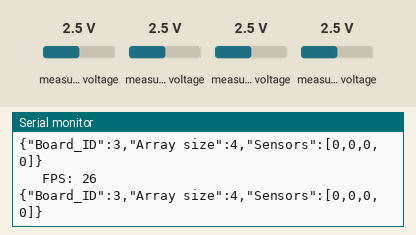
The sketch below on a simulated ESP32. On the bench: the last lines printed to the serial monitor. Inputs (shaded band) come from the test bench; at power-on: measured voltage 2.5 V.

Above: at 1.2 s.
1.3 s: measured voltage (sensor 200) set to 0.1 V
At 2.3 s:
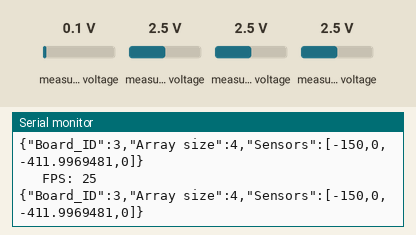
2.8 s: measured voltage (sensor 201) set to 1.2 V
At 3.6 s:
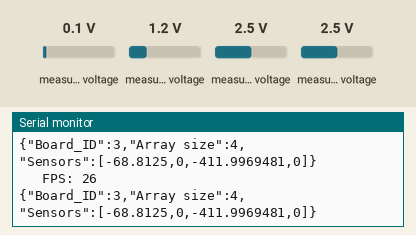
4.3 s: measured voltage (sensor 202) set to 0.1 V
At 4.8 s:
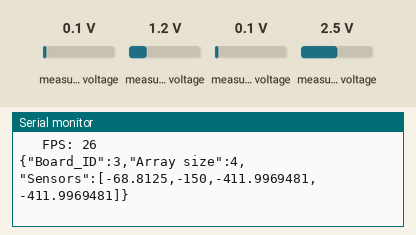
5.8 s: measured voltage (sensor 203) set to 0.1 V
At 6.5 s:
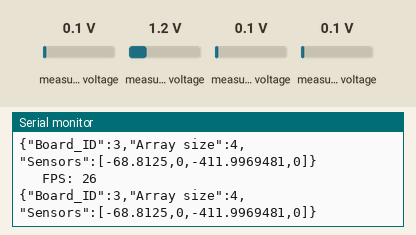
7.3 s: measured voltage (sensor 200) set to 2.5 V
At 7.9 s:
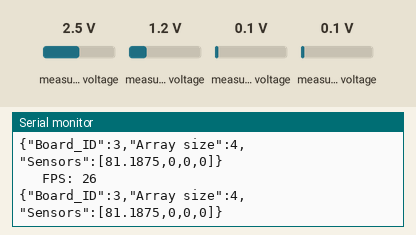
8.8 s: measured voltage (sensor 201) set to 0.1 V
At 9.8 s:
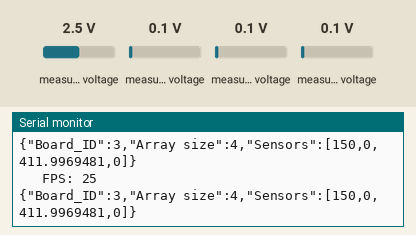
Timing chart, 0 to 11.3 s (numbered marks = the images above; inputs shaded):
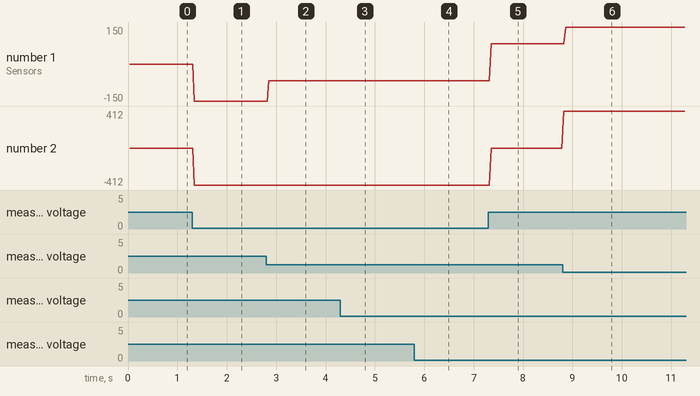

The sketch:

ESP32_PropDaq_double_ADS1115.ino
```cpp
#include <Wire.h>
#include <ADS1X15.h>
#include <arduinoFFT.h>
#include <ArduinoJson.h>

#define BOARD_ID 3

TwoWire I2C_one(0);
TwoWire I2C_two(1);
ADS1015 ADS0(0x48, &I2C_one); // ADS1115 object using TwoWire
ADS1115 ADS1(0x48, &I2C_two); // ADS1115 object using TwoWire

const int numSamples = 200; // Number of samples for FFT
double samplingFrequency = 8.0; // Maximum sampling rate in Hz, usually 868.0
volatile double voltageSamples[numSamples];
volatile double vImag[numSamples];

//arduinoFFT FFT = arduinoFFT();
unsigned long startTime;


void setup() {
  Serial.begin(921600);

  I2C_one.begin(16, 17);
  I2C_one.setClock(400000);
  I2C_two.begin(42, 41);
  I2C_two.setClock(400000);
  startTime = millis();

  // Initialize the ADS1115
  if (!ADS0.begin()) {
    Serial.println("Failed to initialize ADS0.");
    while (1);
  }
  ADS0.setMode(1);
  ADS0.setDataRate(7);
  // Set the gain to the desired range (adjust this based on your voltage range)
  ADS0.setGain(0);

  if (!ADS1.begin()) {
    Serial.println("Failed to initialize ADS1.");
    while (1);
  }
  ADS1.setMode(1);
  ADS1.setDataRate(7);
  // Set the gain to the desired range (adjust this based on your voltage range)
  ADS1.setGain(8);

}

void loop() {
  // Store the voltage reading in an array
  static int sampleIndex = 0;
  int count = 0;

  startTime = millis();
  int16_t adc0 = ADS0.readADC_Differential_0_1();
  int16_t adc1 = ADS0.readADC_Differential_2_3();
  double voltage0 = (adc0 * 0.1875); // Calculate voltage in mV 6.144/32767
  double voltage1 = (adc1 * 0.1875); // Calculate voltage in mV
  // Serial.print("In0: ");
  // Serial.print(voltage0);
  // Serial.print("\t In1: ");
  // Serial.print(voltage1);

  int16_t adc0_1 = ADS1.readADC_Differential_0_1();
  int16_t adc1_1 = ADS1.readADC_Differential_2_3();
  double voltage0_1 = (adc0_1 * (512/32767.0)); // Calculate voltage in mV
  double voltage1_1 = (adc1_1 * (512/32767.0)); // Calculate voltage in mV
  // Serial.print("\t In0_1: ");
  // Serial.print(voltage0_1);
  // Serial.print("\t In1_1: ");
  // Serial.print(voltage1_1);

  unsigned long currentTime = millis();
  unsigned long timePassed = currentTime - startTime;
  Serial.print("\t FPS: ");
  Serial.println(1000*1/(timePassed));
  sampleIndex = 0;

  double voltage_data[] = {voltage0, voltage1, voltage0_1, voltage1_1};
  sendSerialData(voltage_data);


}

void sendSerialData(double data[]) {
  //JSON doc
  DynamicJsonDocument doc(1024);
  int data_arr_size = 4;


  doc["Board_ID"] = BOARD_ID;
  doc["Array size"] = data_arr_size;

  for (int i = 0; i < data_arr_size; i++) {
    doc["Sensors"][i] = data[i];
  }
  // doc["Sensors"][1] = data[1];

  serializeJson(doc, Serial);
  Serial.println();
}
```

Measured:
- after the input at 1.3 s, the serial monitor: prints a new line after 0.05 s (image 1)
- after the input at 2.8 s, the serial monitor: prints a new line after 0.05 s (image 2)
- after the input at 4.3 s, the serial monitor: prints a new line at once (image 3)
- after the input at 5.8 s, the serial monitor: prints a new line at once (image 4)
- after the input at 7.3 s, the serial monitor: prints a new line after 0.06 s (image 5)
- after the input at 8.8 s, the serial monitor: prints a new line at once (image 6)
- plotted number 1: 0 → -150 after the input at 1.3 s, -150 → -68.81 after the input at 2.8 s, -68.81 → 81.19 after the input at 7.3 s, 81.19 → 150 after the input at 8.8 s
- plotted number 2: 0 → -412 after the input at 1.3 s, 0 → 412 after the input at 8.8 s
